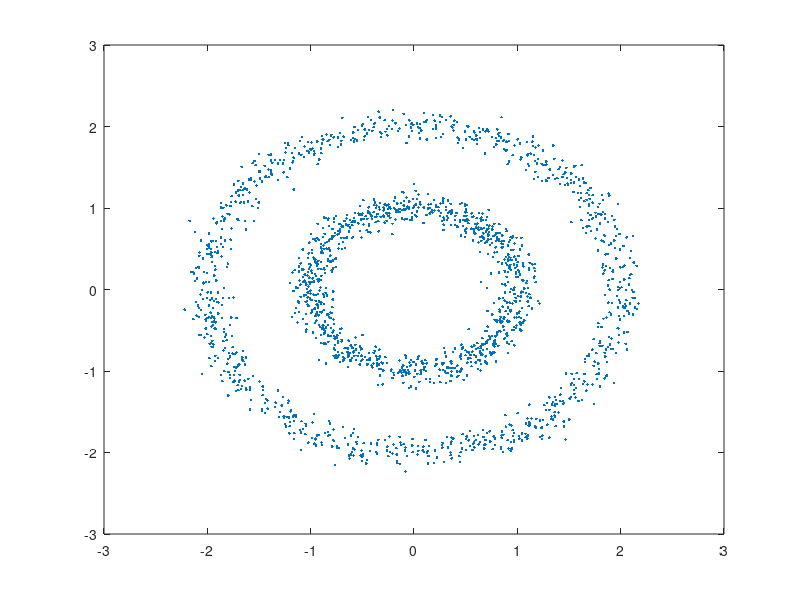

Recreate this plot in MATLAB.
% Input:
%     K      a scalar. The number of clusters.
%     N      a scalar. The number of observations in each cluster.
% Output:
%     data   a matrix of two columns. Rows for observations.
function data = data_generate(K, N)
if nargin < 1
    K = 2;
end
if nargin < 2
    N = 1000;
end

data = zeros(N * K, 2);
sigma = 0.1;

for i = 1:K
    r = i;
    theta = rand(1, N) * 2 * pi;
    data((i*N-N)+1 : i*N, 1) = r * cos(theta) + randn(1, N) * sigma;
    data((i*N-N)+1 : i*N, 2) = r * sin(theta) + randn(1, N) * sigma;
end

plot(data(:,1), data(:,2), '.')

end
